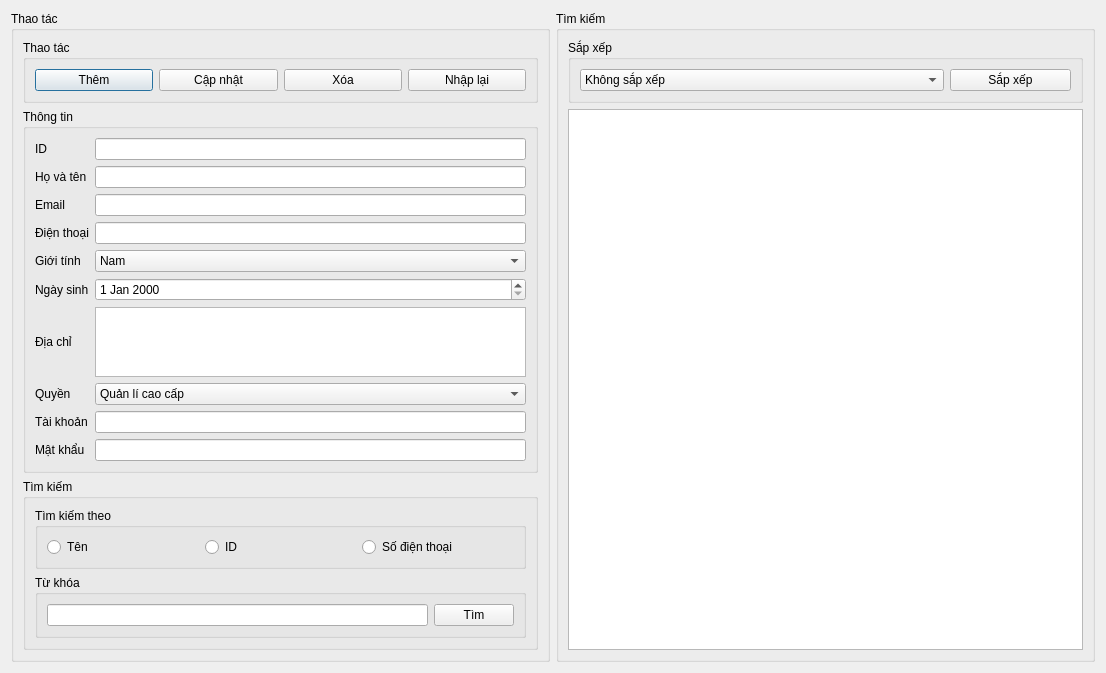
<?xml version="1.0" encoding="UTF-8"?>
<ui version="4.0">
 <class>ManageUser</class>
 <widget class="QDialog" name="ManageUser">
  <property name="geometry">
   <rect>
    <x>0</x>
    <y>0</y>
    <width>1106</width>
    <height>602</height>
   </rect>
  </property>
  <property name="windowTitle">
   <string>Quản lí tài khoản</string>
  </property>
  <layout class="QHBoxLayout" name="horizontalLayout">
   <item>
    <widget class="QGroupBox" name="groupAction">
     <property name="title">
      <string>Thao tác</string>
     </property>
     <layout class="QVBoxLayout" name="verticalLayout_2">
      <item>
       <widget class="QGroupBox" name="groupButton">
        <property name="title">
         <string>Thao tác</string>
        </property>
        <layout class="QHBoxLayout" name="horizontalLayout_2">
         <item>
          <widget class="QPushButton" name="btnAdd">
           <property name="text">
            <string>Thêm</string>
           </property>
          </widget>
         </item>
         <item>
          <widget class="QPushButton" name="btnUpdate">
           <property name="text">
            <string>Cập nhật</string>
           </property>
          </widget>
         </item>
         <item>
          <widget class="QPushButton" name="btnDelete">
           <property name="text">
            <string>Xóa</string>
           </property>
          </widget>
         </item>
         <item>
          <widget class="QPushButton" name="btnReset">
           <property name="text">
            <string>Nhập lại</string>
           </property>
          </widget>
         </item>
        </layout>
       </widget>
      </item>
      <item>
       <widget class="QGroupBox" name="groupInput">
        <property name="title">
         <string>Thông tin</string>
        </property>
        <layout class="QGridLayout" name="gridLayout">
         <item row="7" column="0">
          <widget class="QLabel" name="lbRole">
           <property name="text">
            <string>Quyền</string>
           </property>
          </widget>
         </item>
         <item row="8" column="2">
          <widget class="QLineEdit" name="inputUsername"/>
         </item>
         <item row="7" column="2">
          <widget class="QComboBox" name="comboRole">
           <item>
            <property name="text">
             <string>Quản lí cao cấp</string>
            </property>
           </item>
           <item>
            <property name="text">
             <string>Quản lí nhân viên</string>
            </property>
           </item>
           <item>
            <property name="text">
             <string>Quản lí khách hàng</string>
            </property>
           </item>
           <item>
            <property name="text">
             <string>Khách hàng</string>
            </property>
           </item>
          </widget>
         </item>
         <item row="8" column="0">
          <widget class="QLabel" name="lbUserName">
           <property name="text">
            <string>Tài khoản</string>
           </property>
          </widget>
         </item>
         <item row="0" column="0">
          <widget class="QLabel" name="lbId">
           <property name="text">
            <string>ID</string>
           </property>
          </widget>
         </item>
         <item row="1" column="0">
          <widget class="QLabel" name="lbFullname">
           <property name="text">
            <string>Họ và tên</string>
           </property>
          </widget>
         </item>
         <item row="1" column="2">
          <widget class="QLineEdit" name="inputFullname"/>
         </item>
         <item row="0" column="2">
          <widget class="QLineEdit" name="inputID">
           <property name="readOnly">
            <bool>true</bool>
           </property>
          </widget>
         </item>
         <item row="4" column="0">
          <widget class="QLabel" name="lbGender">
           <property name="text">
            <string>Giới tính</string>
           </property>
          </widget>
         </item>
         <item row="2" column="0">
          <widget class="QLabel" name="lbEmail">
           <property name="text">
            <string>Email</string>
           </property>
          </widget>
         </item>
         <item row="4" column="2">
          <widget class="QComboBox" name="comboGender">
           <item>
            <property name="text">
             <string>Nam</string>
            </property>
           </item>
           <item>
            <property name="text">
             <string>Nữ</string>
            </property>
           </item>
           <item>
            <property name="text">
             <string>Không xác định</string>
            </property>
           </item>
          </widget>
         </item>
         <item row="5" column="0">
          <widget class="QLabel" name="lbBirthday">
           <property name="text">
            <string>Ngày sinh</string>
           </property>
          </widget>
         </item>
         <item row="5" column="2">
          <widget class="QDateEdit" name="inputBirthday"/>
         </item>
         <item row="9" column="2">
          <widget class="QLineEdit" name="inputPassword">
           <property name="echoMode">
            <enum>QLineEdit::Password</enum>
           </property>
          </widget>
         </item>
         <item row="9" column="0">
          <widget class="QLabel" name="lbPassword">
           <property name="text">
            <string>Mật khẩu</string>
           </property>
          </widget>
         </item>
         <item row="3" column="0">
          <widget class="QLabel" name="lbPhone">
           <property name="text">
            <string>Điện thoại</string>
           </property>
          </widget>
         </item>
         <item row="3" column="2">
          <widget class="QLineEdit" name="inputPhone"/>
         </item>
         <item row="2" column="2">
          <widget class="QLineEdit" name="inputEmail"/>
         </item>
         <item row="6" column="0">
          <widget class="QLabel" name="lbAddress">
           <property name="text">
            <string>Địa chỉ</string>
           </property>
          </widget>
         </item>
         <item row="6" column="2">
          <widget class="QTextEdit" name="inputAddress"/>
         </item>
        </layout>
       </widget>
      </item>
      <item>
       <widget class="QGroupBox" name="groupSearch">
        <property name="title">
         <string>Tìm kiếm</string>
        </property>
        <layout class="QVBoxLayout" name="verticalLayout">
         <item>
          <widget class="QGroupBox" name="groupSearchBy">
           <property name="title">
            <string>Tìm kiếm theo</string>
           </property>
           <layout class="QHBoxLayout" name="horizontalLayout_4">
            <item>
             <widget class="QRadioButton" name="radioFullanme">
              <property name="text">
               <string>Tên</string>
              </property>
             </widget>
            </item>
            <item>
             <widget class="QRadioButton" name="radioID">
              <property name="text">
               <string>ID</string>
              </property>
             </widget>
            </item>
            <item>
             <widget class="QRadioButton" name="radioPhone">
              <property name="text">
               <string>Số điện thoại</string>
              </property>
             </widget>
            </item>
           </layout>
          </widget>
         </item>
         <item>
          <widget class="QGroupBox" name="groupKeyWord">
           <property name="title">
            <string>Từ khóa</string>
           </property>
           <layout class="QHBoxLayout" name="horizontalLayout_3">
            <item>
             <widget class="QLineEdit" name="inputSearch">
              <property name="echoMode">
               <enum>QLineEdit::Normal</enum>
              </property>
              <property name="clearButtonEnabled">
               <bool>false</bool>
              </property>
             </widget>
            </item>
            <item>
             <widget class="QPushButton" name="btnSearch">
              <property name="text">
               <string>Tìm</string>
              </property>
             </widget>
            </item>
           </layout>
          </widget>
         </item>
        </layout>
       </widget>
      </item>
     </layout>
    </widget>
   </item>
   <item>
    <widget class="QGroupBox" name="groupTable">
     <property name="title">
      <string>Tìm kiếm</string>
     </property>
     <layout class="QVBoxLayout" name="verticalLayout_3">
      <item>
       <widget class="QGroupBox" name="groupBox">
        <property name="title">
         <string>Sắp xếp</string>
        </property>
        <layout class="QHBoxLayout" name="horizontalLayout_5" stretch="3,1">
         <item>
          <widget class="QComboBox" name="comboSort">
           <item>
            <property name="text">
             <string>Không sắp xếp</string>
            </property>
           </item>
           <item>
            <property name="text">
             <string>Sắp xếp theo tên</string>
            </property>
           </item>
           <item>
            <property name="text">
             <string>Sắp xếp theo quyền</string>
            </property>
           </item>
           <item>
            <property name="text">
             <string>Sắp xếp theo ngày tạo</string>
            </property>
           </item>
          </widget>
         </item>
         <item>
          <widget class="QPushButton" name="btnSort">
           <property name="text">
            <string>Sắp xếp</string>
           </property>
          </widget>
         </item>
        </layout>
       </widget>
      </item>
      <item>
       <widget class="QTableView" name="tableUser"/>
      </item>
     </layout>
    </widget>
   </item>
  </layout>
 </widget>
 <resources/>
 <connections/>
</ui>
